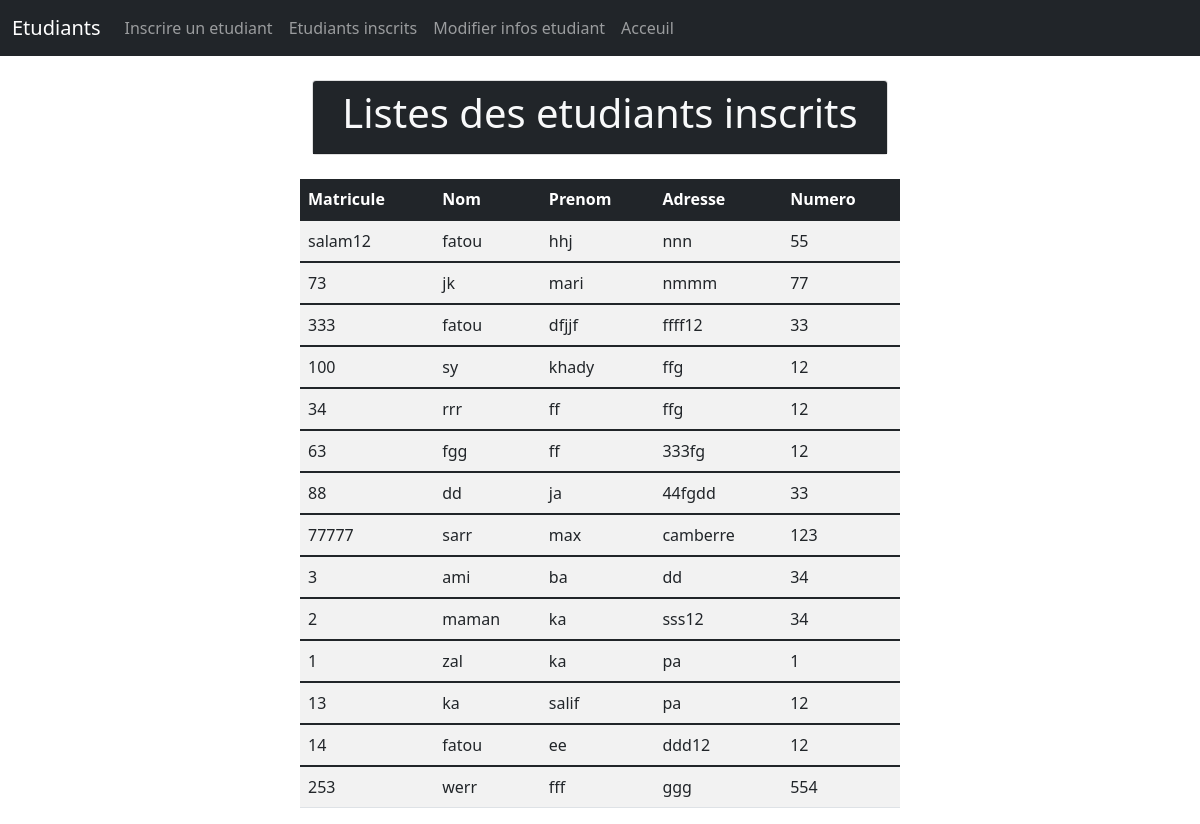
The page /etudiant/formations/liste_etudiant_inscrit.php on the database its author committed.
### tables this page shows
CREATE TABLE `etudiant` (
  `id` int(11) NOT NULL,
  `matricule` varchar(255) NOT NULL,
  `nom` varchar(255) NOT NULL,
  `prenom` varchar(255) NOT NULL,
  `adresse` varchar(255) NOT NULL,
  `numero` int(11) NOT NULL,
  `mdp` text NOT NULL
);

### etudiant/formations/liste_etudiant_inscrit.php (the view, shortened to what this page needs)
<?php
require('../../assets/actions/database.php');
$list = $bdd->prepare('SELECT * FROM etudiant ORDER BY id DESC');
$list->execute();
$liste = $list->fetchAll();
?>
<!DOCTYPE html>
<html lang="en">
<?php include "../../assets/includes/head.php"  ?>
<body>
  <nav class="navbar navbar-expand-lg sticky-top navbar-dark bg-dark">
    <div class="container-fluid">
      <a class="navbar-brand" href="#">Etudiants</a>
      <div class="collapse navbar-collapse" id="navbarSupportedContent">
        <ul class="navbar-nav me-auto mb-2 mb-lg-0">
          <li class="nav-item">
            <a class="nav-link " href="etudiant.php"> Inscrire un etudiant </a>
          </li>
          <li class="nav-item">
            <a class="nav-link " href="liste_etudiant_inscrit.php"> Etudiants inscrits </a>
          </li>
          <li class="nav-item">
            <a class="nav-link " href="modifier_info_etudiant.php"> Modifier infos etudiant </a>
          </li>
          <li class="nav-item">
            <a class="nav-link " href="../../admin/admin.php">Acceuil </a>
          </li>
        </ul>
      </div>
    </div>
  </nav>
  <br>
  <div class="container w-50">
    <div class="card text-center ">
      <div class="card-header text-light bg-dark">
        <h1>Listes des etudiants inscrits</h1>
      </div>
    </div>
  </div>
  <br>
  <table class="table  table-striped container w-50">
    <thead class="table-dark">
      <tr>
        <th scope="col">Matricule</th>
        <th scope="col">Nom</th>
        <th scope="col">Prenom</th>
        <th scope="col">Adresse</th>
        <th scope="col">Numero</th>
      </tr>
    </thead>
    <?php
    foreach ($liste as $test) {
    ?>
      <tbody>
        <tr>
          <td><?= $test['matricule'] ?> </td>
          <td><?= $test['nom'] ?></td>
          <td><?= $test['prenom'] ?></td>
          <td><?= $test['adresse'] ?></td>
          <td><?= $test['numero'] ?></td>
        </tr>
      </tbody>
    <?php
    }
    ?>
  </table>
</body>
</html>

### assets/includes/head.php (shortened to what this page needs)
<head>
<link href="https://cdn.jsdelivr.net/npm/bootstrap@5.1.3/dist/css/bootstrap.min.css" rel="stylesheet">
</head>

### rows shown on the page
etudiant: matricule "salam12", nom "fatou", prenom "hhj", adresse "nnn", numero "55"
etudiant: matricule "73", nom "jk", prenom "mari", adresse "nmmm", numero "77"
etudiant: matricule "333", nom "fatou", prenom "dfjjf", adresse "ffff12", numero "33"
etudiant: matricule "100", nom "sy", prenom "khady", adresse "ffg", numero "12"
etudiant: matricule "34", nom "rrr", prenom "ff", adresse "ffg", numero "12"
etudiant: matricule "63", nom "fgg", prenom "ff", adresse "333fg", numero "12"
etudiant: matricule "88", nom "dd", prenom "ja", adresse "44fgdd", numero "33"
etudiant: matricule "77777", nom "sarr", prenom "max", adresse "camberre", numero "123"
etudiant: matricule "3", nom "ami", prenom "ba", adresse "dd", numero "34"
etudiant: matricule "2", nom "maman", prenom "ka", adresse "sss12", numero "34"
etudiant: matricule "1", nom "zal", prenom "ka", adresse "pa", numero "1"
etudiant: matricule "13", nom "ka", prenom "salif", adresse "pa", numero "12"
etudiant: matricule "14", nom "fatou", prenom "ee", adresse "ddd12", numero "12"
etudiant: matricule "253", nom "werr", prenom "fff", adresse "ggg", numero "554"
